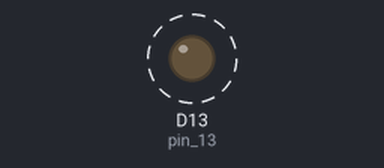
Bench run of a program on a simulated Arduino board driven over Firmata from a computer. Parts: output pins drawn as LEDs (lit = HIGH). Dashed ring = blinking.

Above: at 5.5 s.
Timing chart, 0 to 9.6 s (numbered marks = the images above):
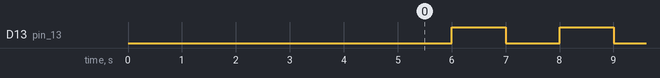

Measured:
- by itself, D13 (pin_13): alternates HIGH for 1.0 s and LOW for 1.0 s

The program:

dig_out.py
```python
from time import sleep

from pyfirmata import Arduino, util


board = Arduino('/dev/ttyACM0')


def main_loop():
    """主循环"""
    # 获取Arduino13号引脚
    # d：表示数字信号
    # 13：表示引脚编号
    # o：表示输出
    pin_13 = board.get_pin('d:13:o')
    while True:
        pin_13.write(0)  # 写入低电平
        sleep(1)
        pin_13.write(1)  # 写入高电平
        sleep(1)


if __name__ == '__main__':
    try:
        main_loop()
    except KeyboardInterrupt:
        print("程序结束！")
```
